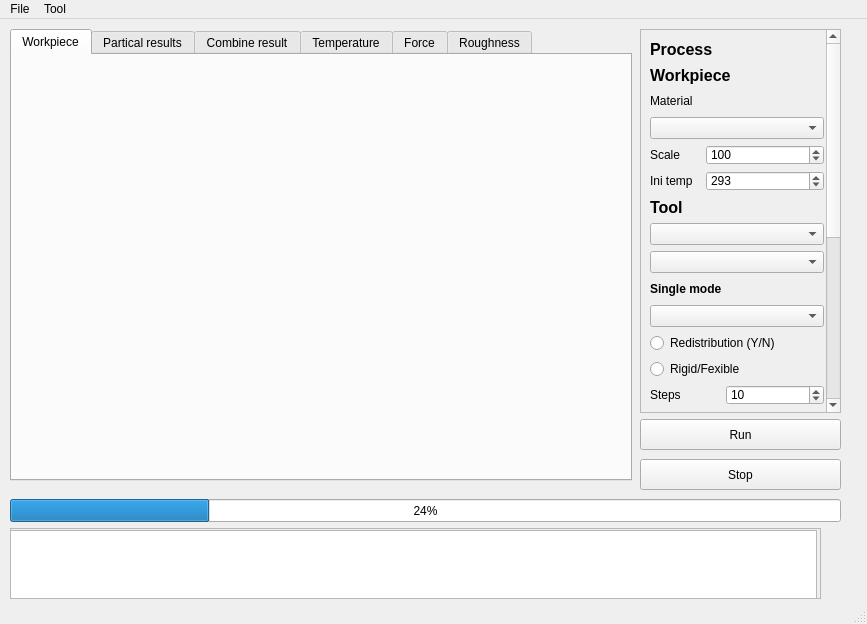
<?xml version="1.0" encoding="UTF-8"?>
<ui version="4.0">
 <class>MainWindow</class>
 <widget class="QMainWindow" name="MainWindow">
  <property name="geometry">
   <rect>
    <x>0</x>
    <y>0</y>
    <width>867</width>
    <height>624</height>
   </rect>
  </property>
  <property name="windowTitle">
   <string>MainWindow</string>
  </property>
  <widget class="QWidget" name="centralwidget">
   <widget class="QWidget" name="horizontalLayoutWidget">
    <property name="geometry">
     <rect>
      <x>10</x>
      <y>10</y>
      <width>622</width>
      <height>452</height>
     </rect>
    </property>
    <layout class="QHBoxLayout" name="horizontalLayout">
     <item>
      <widget class="QTabWidget" name="tabWidget">
       <property name="minimumSize">
        <size>
         <width>620</width>
         <height>450</height>
        </size>
       </property>
       <property name="currentIndex">
        <number>0</number>
       </property>
       <widget class="QWidget" name="tab_workpiece">
        <property name="sizePolicy">
         <sizepolicy hsizetype="Expanding" vsizetype="Expanding">
          <horstretch>0</horstretch>
          <verstretch>0</verstretch>
         </sizepolicy>
        </property>
        <property name="baseSize">
         <size>
          <width>10</width>
          <height>10</height>
         </size>
        </property>
        <property name="focusPolicy">
         <enum>Qt::FocusPolicy::TabFocus</enum>
        </property>
        <attribute name="title">
         <string>Workpiece</string>
        </attribute>
       </widget>
       <widget class="QWidget" name="tab_par_result">
        <attribute name="title">
         <string>Partical results</string>
        </attribute>
       </widget>
       <widget class="QWidget" name="tab_comb_result">
        <attribute name="title">
         <string>Combine result</string>
        </attribute>
       </widget>
       <widget class="QWidget" name="tab_temp">
        <attribute name="title">
         <string>Temperature</string>
        </attribute>
       </widget>
       <widget class="QWidget" name="tab_force">
        <attribute name="title">
         <string>Force</string>
        </attribute>
       </widget>
       <widget class="QWidget" name="tab_roughness">
        <attribute name="title">
         <string>Roughness</string>
        </attribute>
       </widget>
      </widget>
     </item>
    </layout>
   </widget>
   <widget class="QScrollArea" name="scrollArea">
    <property name="geometry">
     <rect>
      <x>640</x>
      <y>10</y>
      <width>201</width>
      <height>384</height>
     </rect>
    </property>
    <property name="sizePolicy">
     <sizepolicy hsizetype="Preferred" vsizetype="Preferred">
      <horstretch>0</horstretch>
      <verstretch>0</verstretch>
     </sizepolicy>
    </property>
    <property name="minimumSize">
     <size>
      <width>170</width>
      <height>100</height>
     </size>
    </property>
    <property name="verticalScrollBarPolicy">
     <enum>Qt::ScrollBarPolicy::ScrollBarAlwaysOn</enum>
    </property>
    <property name="horizontalScrollBarPolicy">
     <enum>Qt::ScrollBarPolicy::ScrollBarAlwaysOff</enum>
    </property>
    <property name="sizeAdjustPolicy">
     <enum>QAbstractScrollArea::SizeAdjustPolicy::AdjustIgnored</enum>
    </property>
    <property name="widgetResizable">
     <bool>true</bool>
    </property>
    <property name="alignment">
     <set>Qt::AlignmentFlag::AlignLeading|Qt::AlignmentFlag::AlignLeft|Qt::AlignmentFlag::AlignTop</set>
    </property>
    <widget class="QWidget" name="scrollAreaWidgetContents">
     <property name="geometry">
      <rect>
       <x>0</x>
       <y>-202</y>
       <width>192</width>
       <height>724</height>
      </rect>
     </property>
     <property name="minimumSize">
      <size>
       <width>192</width>
       <height>0</height>
      </size>
     </property>
     <layout class="QVBoxLayout" name="verticalLayout">
      <item>
       <widget class="QLabel" name="label_3">
        <property name="sizePolicy">
         <sizepolicy hsizetype="Preferred" vsizetype="Preferred">
          <horstretch>0</horstretch>
          <verstretch>0</verstretch>
         </sizepolicy>
        </property>
        <property name="minimumSize">
         <size>
          <width>0</width>
          <height>20</height>
         </size>
        </property>
        <property name="font">
         <font>
          <pointsize>12</pointsize>
          <bold>true</bold>
         </font>
        </property>
        <property name="text">
         <string>Process</string>
        </property>
       </widget>
      </item>
      <item>
       <widget class="QLabel" name="label">
        <property name="sizePolicy">
         <sizepolicy hsizetype="Preferred" vsizetype="Preferred">
          <horstretch>0</horstretch>
          <verstretch>0</verstretch>
         </sizepolicy>
        </property>
        <property name="minimumSize">
         <size>
          <width>0</width>
          <height>20</height>
         </size>
        </property>
        <property name="font">
         <font>
          <pointsize>12</pointsize>
          <bold>true</bold>
         </font>
        </property>
        <property name="text">
         <string>Workpiece</string>
        </property>
       </widget>
      </item>
      <item>
       <widget class="QLabel" name="label_2">
        <property name="sizePolicy">
         <sizepolicy hsizetype="Preferred" vsizetype="Preferred">
          <horstretch>0</horstretch>
          <verstretch>0</verstretch>
         </sizepolicy>
        </property>
        <property name="minimumSize">
         <size>
          <width>0</width>
          <height>20</height>
         </size>
        </property>
        <property name="text">
         <string>Material</string>
        </property>
       </widget>
      </item>
      <item>
       <widget class="QComboBox" name="wp_mat">
        <property name="minimumSize">
         <size>
          <width>0</width>
          <height>22</height>
         </size>
        </property>
        <property name="currentText">
         <string/>
        </property>
       </widget>
      </item>
      <item>
       <layout class="QHBoxLayout" name="horizontalLayout_8">
        <item>
         <widget class="QLabel" name="label_7">
          <property name="sizePolicy">
           <sizepolicy hsizetype="Fixed" vsizetype="Preferred">
            <horstretch>0</horstretch>
            <verstretch>0</verstretch>
           </sizepolicy>
          </property>
          <property name="minimumSize">
           <size>
            <width>50</width>
            <height>20</height>
           </size>
          </property>
          <property name="text">
           <string>Scale</string>
          </property>
         </widget>
        </item>
        <item>
         <widget class="QSpinBox" name="workpiece_scale">
          <property name="minimumSize">
           <size>
            <width>0</width>
            <height>20</height>
           </size>
          </property>
          <property name="maximum">
           <number>1000</number>
          </property>
          <property name="value">
           <number>100</number>
          </property>
         </widget>
        </item>
       </layout>
      </item>
      <item>
       <layout class="QHBoxLayout" name="horizontalLayout_12">
        <item>
         <widget class="QLabel" name="label_10">
          <property name="sizePolicy">
           <sizepolicy hsizetype="Fixed" vsizetype="Preferred">
            <horstretch>0</horstretch>
            <verstretch>0</verstretch>
           </sizepolicy>
          </property>
          <property name="minimumSize">
           <size>
            <width>50</width>
            <height>20</height>
           </size>
          </property>
          <property name="text">
           <string>Ini temp</string>
          </property>
         </widget>
        </item>
        <item>
         <widget class="QSpinBox" name="workpiece_scale_2">
          <property name="minimumSize">
           <size>
            <width>0</width>
            <height>20</height>
           </size>
          </property>
          <property name="maximum">
           <number>1000</number>
          </property>
          <property name="value">
           <number>293</number>
          </property>
         </widget>
        </item>
       </layout>
      </item>
      <item>
       <widget class="QLabel" name="label_5">
        <property name="sizePolicy">
         <sizepolicy hsizetype="Preferred" vsizetype="Preferred">
          <horstretch>0</horstretch>
          <verstretch>0</verstretch>
         </sizepolicy>
        </property>
        <property name="minimumSize">
         <size>
          <width>0</width>
          <height>20</height>
         </size>
        </property>
        <property name="font">
         <font>
          <pointsize>12</pointsize>
          <bold>true</bold>
         </font>
        </property>
        <property name="text">
         <string>Tool</string>
        </property>
       </widget>
      </item>
      <item>
       <widget class="QComboBox" name="tool_mode">
        <property name="minimumSize">
         <size>
          <width>0</width>
          <height>22</height>
         </size>
        </property>
       </widget>
      </item>
      <item>
       <widget class="QComboBox" name="tool_mat">
        <property name="minimumSize">
         <size>
          <width>0</width>
          <height>22</height>
         </size>
        </property>
       </widget>
      </item>
      <item>
       <widget class="QLabel" name="label_16">
        <property name="sizePolicy">
         <sizepolicy hsizetype="Fixed" vsizetype="Preferred">
          <horstretch>0</horstretch>
          <verstretch>0</verstretch>
         </sizepolicy>
        </property>
        <property name="minimumSize">
         <size>
          <width>70</width>
          <height>20</height>
         </size>
        </property>
        <property name="font">
         <font>
          <bold>true</bold>
         </font>
        </property>
        <property name="text">
         <string>Single mode</string>
        </property>
       </widget>
      </item>
      <item>
       <widget class="QComboBox" name="tool_distrubution">
        <property name="minimumSize">
         <size>
          <width>0</width>
          <height>22</height>
         </size>
        </property>
       </widget>
      </item>
      <item>
       <widget class="QRadioButton" name="grain_redistribution">
        <property name="text">
         <string>Redistribution (Y/N)</string>
        </property>
       </widget>
      </item>
      <item>
       <widget class="QRadioButton" name="rigid_flexible">
        <property name="text">
         <string>Rigid/Fexible</string>
        </property>
       </widget>
      </item>
      <item>
       <layout class="QHBoxLayout" name="horizontalLayout_11">
        <item>
         <widget class="QLabel" name="label_11">
          <property name="sizePolicy">
           <sizepolicy hsizetype="Fixed" vsizetype="Preferred">
            <horstretch>0</horstretch>
            <verstretch>0</verstretch>
           </sizepolicy>
          </property>
          <property name="minimumSize">
           <size>
            <width>70</width>
            <height>20</height>
           </size>
          </property>
          <property name="text">
           <string>Steps</string>
          </property>
         </widget>
        </item>
        <item>
         <widget class="QSpinBox" name="num_step">
          <property name="minimumSize">
           <size>
            <width>0</width>
            <height>20</height>
           </size>
          </property>
          <property name="maximum">
           <number>1000</number>
          </property>
          <property name="value">
           <number>10</number>
          </property>
         </widget>
        </item>
       </layout>
      </item>
      <item>
       <layout class="QHBoxLayout" name="horizontalLayout_13">
        <item>
         <widget class="QLabel" name="label_12">
          <property name="sizePolicy">
           <sizepolicy hsizetype="Fixed" vsizetype="Preferred">
            <horstretch>0</horstretch>
            <verstretch>0</verstretch>
           </sizepolicy>
          </property>
          <property name="minimumSize">
           <size>
            <width>70</width>
            <height>20</height>
           </size>
          </property>
          <property name="text">
           <string>nGrains</string>
          </property>
         </widget>
        </item>
        <item>
         <widget class="QSpinBox" name="num_grains">
          <property name="minimumSize">
           <size>
            <width>0</width>
            <height>20</height>
           </size>
          </property>
          <property name="maximum">
           <number>1000</number>
          </property>
          <property name="value">
           <number>1</number>
          </property>
         </widget>
        </item>
       </layout>
      </item>
      <item>
       <layout class="QHBoxLayout" name="horizontalLayout_16">
        <item>
         <widget class="QLabel" name="label_15">
          <property name="sizePolicy">
           <sizepolicy hsizetype="Fixed" vsizetype="Preferred">
            <horstretch>0</horstretch>
            <verstretch>0</verstretch>
           </sizepolicy>
          </property>
          <property name="minimumSize">
           <size>
            <width>70</width>
            <height>20</height>
           </size>
          </property>
          <property name="text">
           <string>nVertice</string>
          </property>
         </widget>
        </item>
        <item>
         <widget class="QSpinBox" name="num_vertices">
          <property name="minimumSize">
           <size>
            <width>0</width>
            <height>20</height>
           </size>
          </property>
          <property name="minimum">
           <number>4</number>
          </property>
          <property name="maximum">
           <number>1000</number>
          </property>
          <property name="value">
           <number>10</number>
          </property>
         </widget>
        </item>
       </layout>
      </item>
      <item>
       <layout class="QHBoxLayout" name="horizontalLayout_19">
        <item>
         <widget class="QLabel" name="label_20">
          <property name="sizePolicy">
           <sizepolicy hsizetype="Fixed" vsizetype="Preferred">
            <horstretch>0</horstretch>
            <verstretch>0</verstretch>
           </sizepolicy>
          </property>
          <property name="minimumSize">
           <size>
            <width>70</width>
            <height>20</height>
           </size>
          </property>
          <property name="text">
           <string>Size: mm</string>
          </property>
         </widget>
        </item>
        <item>
         <widget class="QDoubleSpinBox" name="grain_size">
          <property name="minimumSize">
           <size>
            <width>0</width>
            <height>20</height>
           </size>
          </property>
          <property name="value">
           <double>0.050000000000000</double>
          </property>
         </widget>
        </item>
       </layout>
      </item>
      <item>
       <layout class="QHBoxLayout" name="horizontalLayout_20">
        <item>
         <widget class="QLabel" name="label_21">
          <property name="sizePolicy">
           <sizepolicy hsizetype="Fixed" vsizetype="Preferred">
            <horstretch>0</horstretch>
            <verstretch>0</verstretch>
           </sizepolicy>
          </property>
          <property name="minimumSize">
           <size>
            <width>70</width>
            <height>20</height>
           </size>
          </property>
          <property name="text">
           <string>Space: um</string>
          </property>
         </widget>
        </item>
        <item>
         <widget class="QSpinBox" name="spacing">
          <property name="minimumSize">
           <size>
            <width>0</width>
            <height>20</height>
           </size>
          </property>
          <property name="minimum">
           <number>4</number>
          </property>
          <property name="maximum">
           <number>1000</number>
          </property>
          <property name="value">
           <number>10</number>
          </property>
         </widget>
        </item>
       </layout>
      </item>
      <item>
       <layout class="QHBoxLayout" name="horizontalLayout_10">
        <item>
         <widget class="QLabel" name="label_9">
          <property name="sizePolicy">
           <sizepolicy hsizetype="Fixed" vsizetype="Preferred">
            <horstretch>0</horstretch>
            <verstretch>0</verstretch>
           </sizepolicy>
          </property>
          <property name="minimumSize">
           <size>
            <width>70</width>
            <height>20</height>
           </size>
          </property>
          <property name="text">
           <string>Vel (m/s)</string>
          </property>
         </widget>
        </item>
        <item>
         <widget class="QDoubleSpinBox" name="velocity">
          <property name="minimumSize">
           <size>
            <width>0</width>
            <height>20</height>
           </size>
          </property>
         </widget>
        </item>
       </layout>
      </item>
      <item>
       <layout class="QHBoxLayout" name="horizontalLayout_17">
        <item>
         <widget class="QLabel" name="label_18">
          <property name="sizePolicy">
           <sizepolicy hsizetype="Fixed" vsizetype="Preferred">
            <horstretch>0</horstretch>
            <verstretch>0</verstretch>
           </sizepolicy>
          </property>
          <property name="minimumSize">
           <size>
            <width>70</width>
            <height>20</height>
           </size>
          </property>
          <property name="text">
           <string>Init dep: mm</string>
          </property>
         </widget>
        </item>
        <item>
         <widget class="QDoubleSpinBox" name="initial_depth">
          <property name="minimumSize">
           <size>
            <width>0</width>
            <height>20</height>
           </size>
          </property>
         </widget>
        </item>
       </layout>
      </item>
      <item>
       <layout class="QHBoxLayout" name="horizontalLayout_18">
        <item>
         <widget class="QLabel" name="label_19">
          <property name="sizePolicy">
           <sizepolicy hsizetype="Fixed" vsizetype="Preferred">
            <horstretch>0</horstretch>
            <verstretch>0</verstretch>
           </sizepolicy>
          </property>
          <property name="minimumSize">
           <size>
            <width>70</width>
            <height>20</height>
           </size>
          </property>
          <property name="text">
           <string>DepInc: mm</string>
          </property>
         </widget>
        </item>
        <item>
         <widget class="QDoubleSpinBox" name="depth_increase">
          <property name="minimumSize">
           <size>
            <width>0</width>
            <height>20</height>
           </size>
          </property>
         </widget>
        </item>
       </layout>
      </item>
      <item>
       <widget class="QLabel" name="label_17">
        <property name="sizePolicy">
         <sizepolicy hsizetype="Fixed" vsizetype="Preferred">
          <horstretch>0</horstretch>
          <verstretch>0</verstretch>
         </sizepolicy>
        </property>
        <property name="minimumSize">
         <size>
          <width>70</width>
          <height>20</height>
         </size>
        </property>
        <property name="font">
         <font>
          <bold>true</bold>
         </font>
        </property>
        <property name="text">
         <string>Multiple mode</string>
        </property>
       </widget>
      </item>
      <item>
       <widget class="QComboBox" name="tool_type">
        <property name="minimumSize">
         <size>
          <width>0</width>
          <height>22</height>
         </size>
        </property>
       </widget>
      </item>
      <item>
       <layout class="QHBoxLayout" name="horizontalLayout_9">
        <item>
         <widget class="QLabel" name="label_8">
          <property name="sizePolicy">
           <sizepolicy hsizetype="Fixed" vsizetype="Preferred">
            <horstretch>0</horstretch>
            <verstretch>0</verstretch>
           </sizepolicy>
          </property>
          <property name="minimumSize">
           <size>
            <width>70</width>
            <height>20</height>
           </size>
          </property>
          <property name="text">
           <string>Radius</string>
          </property>
         </widget>
        </item>
        <item>
         <widget class="QSpinBox" name="tool_radius">
          <property name="minimumSize">
           <size>
            <width>0</width>
            <height>20</height>
           </size>
          </property>
          <property name="maximum">
           <number>1000</number>
          </property>
          <property name="value">
           <number>100</number>
          </property>
         </widget>
        </item>
       </layout>
      </item>
      <item>
       <layout class="QHBoxLayout" name="horizontalLayout_14">
        <item>
         <widget class="QLabel" name="label_13">
          <property name="sizePolicy">
           <sizepolicy hsizetype="Fixed" vsizetype="Preferred">
            <horstretch>0</horstretch>
            <verstretch>0</verstretch>
           </sizepolicy>
          </property>
          <property name="minimumSize">
           <size>
            <width>70</width>
            <height>20</height>
           </size>
          </property>
          <property name="text">
           <string>Depth</string>
          </property>
         </widget>
        </item>
        <item>
         <widget class="QSpinBox" name="depth">
          <property name="minimumSize">
           <size>
            <width>0</width>
            <height>20</height>
           </size>
          </property>
          <property name="maximum">
           <number>1000</number>
          </property>
          <property name="value">
           <number>100</number>
          </property>
         </widget>
        </item>
       </layout>
      </item>
      <item>
       <layout class="QHBoxLayout" name="horizontalLayout_15">
        <item>
         <widget class="QLabel" name="label_14">
          <property name="sizePolicy">
           <sizepolicy hsizetype="Fixed" vsizetype="Preferred">
            <horstretch>0</horstretch>
            <verstretch>0</verstretch>
           </sizepolicy>
          </property>
          <property name="minimumSize">
           <size>
            <width>70</width>
            <height>20</height>
           </size>
          </property>
          <property name="text">
           <string>GrainSc</string>
          </property>
         </widget>
        </item>
        <item>
         <widget class="QSpinBox" name="grain_scale">
          <property name="minimumSize">
           <size>
            <width>0</width>
            <height>20</height>
           </size>
          </property>
          <property name="maximum">
           <number>1000</number>
          </property>
          <property name="value">
           <number>1</number>
          </property>
         </widget>
        </item>
       </layout>
      </item>
     </layout>
    </widget>
   </widget>
   <widget class="QPushButton" name="bStart">
    <property name="geometry">
     <rect>
      <x>640</x>
      <y>400</y>
      <width>201</width>
      <height>31</height>
     </rect>
    </property>
    <property name="text">
     <string>Run</string>
    </property>
   </widget>
   <widget class="QPushButton" name="bStop">
    <property name="geometry">
     <rect>
      <x>640</x>
      <y>440</y>
      <width>201</width>
      <height>31</height>
     </rect>
    </property>
    <property name="text">
     <string>Stop</string>
    </property>
   </widget>
   <widget class="QProgressBar" name="progressBar">
    <property name="geometry">
     <rect>
      <x>10</x>
      <y>480</y>
      <width>831</width>
      <height>23</height>
     </rect>
    </property>
    <property name="sizePolicy">
     <sizepolicy hsizetype="Expanding" vsizetype="Preferred">
      <horstretch>1</horstretch>
      <verstretch>0</verstretch>
     </sizepolicy>
    </property>
    <property name="value">
     <number>24</number>
    </property>
   </widget>
   <widget class="QScrollArea" name="scrollArea_2">
    <property name="geometry">
     <rect>
      <x>10</x>
      <y>509</y>
      <width>811</width>
      <height>71</height>
     </rect>
    </property>
    <property name="widgetResizable">
     <bool>true</bool>
    </property>
    <widget class="QWidget" name="scrollAreaWidgetContents_2">
     <property name="geometry">
      <rect>
       <x>0</x>
       <y>0</y>
       <width>809</width>
       <height>69</height>
      </rect>
     </property>
     <widget class="QPlainTextEdit" name="log_output">
      <property name="geometry">
       <rect>
        <x>-5</x>
        <y>1</y>
        <width>811</width>
        <height>201</height>
       </rect>
      </property>
     </widget>
    </widget>
   </widget>
  </widget>
  <widget class="QMenuBar" name="menubar">
   <property name="geometry">
    <rect>
     <x>0</x>
     <y>0</y>
     <width>867</width>
     <height>33</height>
    </rect>
   </property>
   <widget class="QMenu" name="menuFile">
    <property name="title">
     <string>File</string>
    </property>
    <addaction name="actionLoad_mesh"/>
    <addaction name="actionLoad_gcode"/>
   </widget>
   <widget class="QMenu" name="menuTool">
    <property name="title">
     <string>Tool</string>
    </property>
    <addaction name="actionRun"/>
    <addaction name="actionStop"/>
    <addaction name="actionRe_start"/>
   </widget>
   <addaction name="menuFile"/>
   <addaction name="menuTool"/>
  </widget>
  <widget class="QStatusBar" name="statusbar"/>
  <action name="actionLoad_mesh">
   <property name="text">
    <string>Load mesh</string>
   </property>
  </action>
  <action name="actionRun">
   <property name="text">
    <string>Run</string>
   </property>
  </action>
  <action name="actionStop">
   <property name="text">
    <string>Stop</string>
   </property>
  </action>
  <action name="actionRe_start">
   <property name="text">
    <string>Re start</string>
   </property>
  </action>
  <action name="actionLoad_gcode">
   <property name="text">
    <string>Load gcode</string>
   </property>
  </action>
 </widget>
 <resources/>
 <connections/>
</ui>
